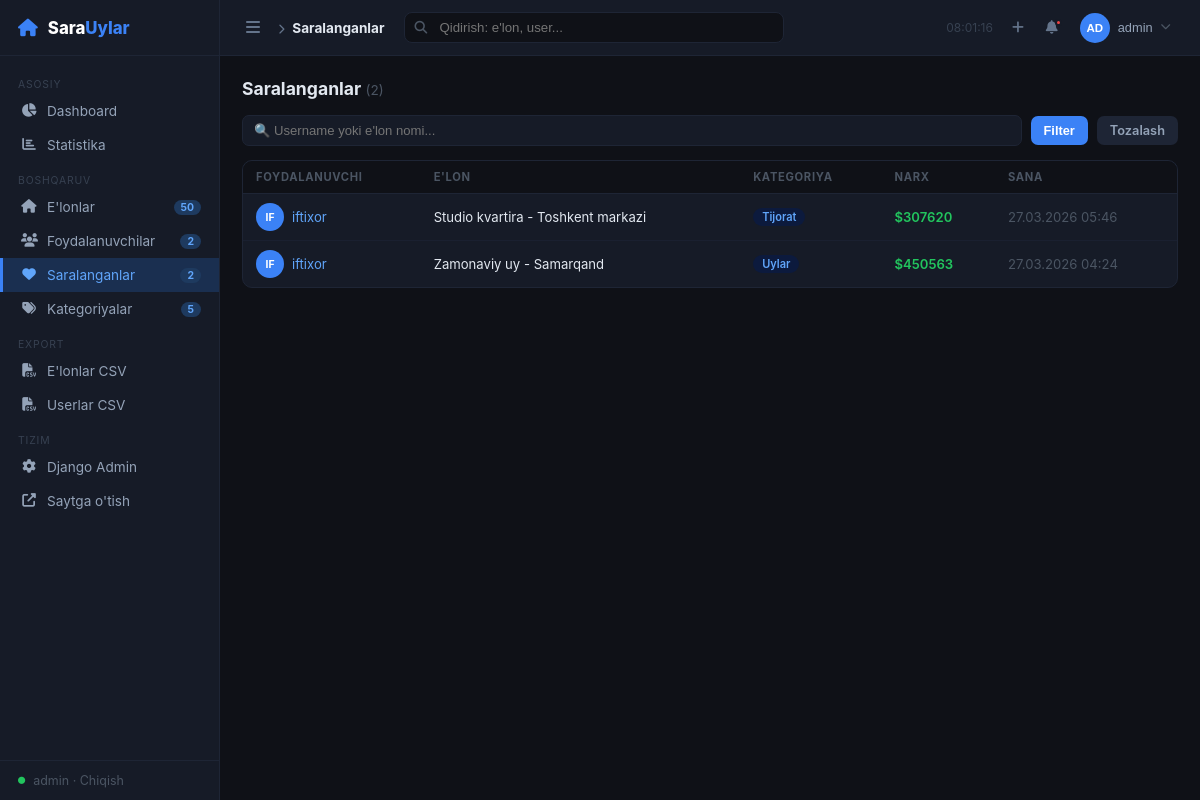
Screenshot of /panel/favorites/ (signed in) with the database file from the repository.
### base/models.py (models this page shows, shortened)
class Favorite(models.Model):
    user = models.ForeignKey('auth.User', on_delete=models.CASCADE, related_name='favorites')
    property = models.ForeignKey(Property, on_delete=models.CASCADE, related_name='favorited_by')
    created_at = models.DateTimeField(auto_now_add=True)
    class Meta:
        unique_together = ('user', 'property')
        verbose_name = "Saralangan"
        verbose_name_plural = "Saralanganlar"

class Property(models.Model):
    PROPERTY_TYPES = (
        ('APARTMENT', 'Apartment'),
        ('HOUSE', 'House'),
        ('VILLA', 'Villa'),
        ('COMMERCIAL', 'Commercial'),
        ('NEW_CONSTRUCTION', 'New Construction'),
    )
    STATUS_CHOICES = (
        ('active',    'Faol'),
        ('inactive',  'Nofaol'),
        ('sold',      'Sotilgan'),
        ('rented',    'Ijarada'),
    )
    owner = models.ForeignKey('auth.User', on_delete=models.CASCADE, related_name='properties', null=True, blank=True)
    status = models.CharField(max_length=10, choices=STATUS_CHOICES, default='active', verbose_name="Holat")
    title = models.CharField(max_length=200)
    description = models.TextField()
    price = models.DecimalField(max_digits=12, decimal_places=2)
    location = models.CharField(max_length=200)
    rooms = models.IntegerField()
    area = models.DecimalField(max_digits=8, decimal_places=2, help_text="Area in m²")
    category = models.ForeignKey(Category, on_delete=models.CASCADE, related_name='properties')
    property_type = models.CharField(max_length=20, choices=PROPERTY_TYPES, default='APARTMENT')
    image = models.ImageField(upload_to='properties/', blank=True, null=True)
    is_premium = models.BooleanField(default=False)
    latitude = models.FloatField(null=True, blank=True)
    longitude = models.FloatField(null=True, blank=True)
    views_count = models.PositiveIntegerField(default=0)
    created_at = models.DateTimeField(auto_now_add=True)
    class Meta:
        verbose_name = "E'lon"
        verbose_name_plural = "E'lonlar"

class Category(models.Model):
    name = models.CharField(max_length=100)
    slug = models.SlugField(unique=True, blank=True)
    icon = models.CharField(max_length=50, blank=True, help_text="Lucide icon name")
    class Meta:
        verbose_name = "Kategoriya"
        verbose_name_plural = "Kategoriyalar"

### base/panel_views.py (the view)
# urls.py: path('panel/favorites/',                              panel_views.panel_favorites,               name='panel_favorites'),
@staff_only
def panel_favorites(request):
    qs = Favorite.objects.select_related('user', 'property', 'property__category').order_by('-created_at')
    q = request.GET.get('q', '')
    if q:
        qs = qs.filter(user__username__icontains=q) | qs.filter(property__title__icontains=q)
    ctx = {
        'page': 'favorites',
        'favorites': qs,
        'q': q,
        'total': qs.count(),
    }
    return render(request, 'panel/favorites.html', ctx)

### base/context_processors.py (called while the page is built)
def panel_counts(request):
    if not request.path.startswith('/panel/'):
        return {}
    if not request.user.is_authenticated or not request.user.is_staff:
        return {}
    return {
        'cnt_properties': Property.objects.count(),
        'cnt_users':      User.objects.count(),
        'cnt_favorites':  Favorite.objects.count(),
        'cnt_categories': Category.objects.count(),
    }

### templates/panel/favorites.html (shortened to what this page needs)
{% extends "panel/base.html" %}
{% block breadcrumb %}Saralanganlar{% endblock %}
{% block content %}
<div style="display:flex;justify-content:space-between;align-items:center;margin-bottom:16px">
  <h2 style="font-size:1.1rem;font-weight:700">Saralanganlar <span style="color:#4b5563;font-weight:400;font-size:.85rem">({{ total }})</span></h2>
</div>
<form method="get" class="filter-bar">
  <input name="q" value="{{ q }}" placeholder="🔍 Username yoki e'lon nomi..." style="flex:1;min-width:220px">
  <button type="submit" class="btn btn-primary">Filter</button>
  <a href="{% url 'panel_favorites' %}" class="btn btn-ghost">Tozalash</a>
</form>
<div class="panel-card">
  <table>
    <thead>
      <tr>
        <th>Foydalanuvchi</th>
        <th>E'lon</th>
        <th>Kategoriya</th>
        <th>Narx</th>
        <th>Sana</th>
      </tr>
    </thead>
    <tbody>
      {% for f in favorites %}
      <tr>
        <td>
          <a href="{% url 'panel_user_detail' f.user.pk %}" style="color:#60a5fa;text-decoration:none;display:flex;align-items:center;gap:8px">
            <span class="avatar-sm" style="width:28px;height:28px;font-size:.65rem">{{ f.user.username|slice:":2"|upper }}</span>
            {{ f.user.username }}
          </a>
        </td>
        <td>
          <a href="{% url 'panel_property_edit' f.property.pk %}" style="color:#e2e8f0;text-decoration:none">
            {{ f.property.title|truncatechars:35 }}
          </a>
        </td>
        <td><span class="badge badge-blue">{{ f.property.category.name }}</span></td>
        <td style="color:#22c55e;font-weight:600">${{ f.property.price|floatformat:0 }}</td>
        <td style="color:#4b5563">{{ f.created_at|date:"d.m.Y H:i" }}</td>
      </tr>
      {% empty %}
      <tr><td colspan="5" style="text-align:center;color:#4b5563;padding:30px">Saralanganlar topilmadi</td></tr>
      {% endfor %}
    </tbody>
  </table>
</div>
{% endblock %}

### templates/panel/base.html (shortened to what this page needs)
<!DOCTYPE html>
<html lang="uz">
<head>
{% load static %}
<link rel="stylesheet" href="https://cdnjs.cloudflare.com/ajax/libs/font-awesome/6.5.0/css/all.min.css">
</head>
<body>
<aside class="sidebar" id="sidebar">
  <div class="sidebar-logo">
    <i class="fas fa-home" style="color:#3b82f6;font-size:1.1rem;flex-shrink:0"></i>
    <span>Sara<em>Uylar</em></span>
  </div>
  <nav class="sidebar-nav">
    <div class="nav-section">Asosiy</div>
    <a href="{% url 'panel_home' %}" class="nav-item {% if page == 'dashboard' %}active{% endif %}">
      <i class="fas fa-chart-pie"></i><span class="nav-label"> Dashboard</span>
    </a>
    <a href="{% url 'panel_stats' %}" class="nav-item {% if page == 'stats' %}active{% endif %}">
      <i class="fas fa-chart-bar"></i><span class="nav-label"> Statistika</span>
    </a>
    <div class="nav-section">Boshqaruv</div>
    <a href="{% url 'panel_properties' %}" class="nav-item {% if page == 'properties' %}active{% endif %}">
      <i class="fas fa-home"></i><span class="nav-label"> E'lonlar</span>
      {% if cnt_properties %}<span class="nav-badge">{{ cnt_properties }}</span>{% endif %}
    </a>
    <a href="{% url 'panel_users' %}" class="nav-item {% if page == 'users' %}active{% endif %}">
      <i class="fas fa-users"></i><span class="nav-label"> Foydalanuvchilar</span>
      {% if cnt_users %}<span class="nav-badge">{{ cnt_users }}</span>{% endif %}
    </a>
    <a href="{% url 'panel_favorites' %}" class="nav-item {% if page == 'favorites' %}active{% endif %}">
      <i class="fas fa-heart"></i><span class="nav-label"> Saralanganlar</span>
      {% if cnt_favorites %}<span class="nav-badge">{{ cnt_favorites }}</span>{% endif %}
    </a>
    <a href="{% url 'panel_categories' %}" class="nav-item {% if page == 'categories' %}active{% endif %}">
      <i class="fas fa-tags"></i><span class="nav-label"> Kategoriyalar</span>
      {% if cnt_categories %}<span class="nav-badge">{{ cnt_categories }}</span>{% endif %}
    </a>
    <div class="nav-section">Export</div>
    <a href="{% url 'panel_export_properties' %}" class="nav-item">
      <i class="fas fa-file-csv"></i><span class="nav-label"> E'lonlar CSV</span>
    </a>
    <a href="{% url 'panel_export_users' %}" class="nav-item">
      <i class="fas fa-file-csv"></i><span class="nav-label"> Userlar CSV</span>
    </a>
    <div class="nav-section">Tizim</div>
    <a href="/admin/" class="nav-item" target="_blank">
      <i class="fas fa-cog"></i><span class="nav-label"> Django Admin</span>
    </a>
    <a href="/" class="nav-item" target="_blank">
      <i class="fas fa-external-link-alt"></i><span class="nav-label"> Saytga o'tish</span>
    </a>
  </nav>
  <div class="sidebar-footer">
    <i class="fas fa-circle" style="color:#22c55e;font-size:.45rem;flex-shrink:0"></i>
    <span class="sidebar-footer-text">{{ request.user.username }} · <a href="/accounts/logout/">Chiqish</a></span>
  </div>
</aside>
<div class="main" id="main">
  <div class="topbar">
    <button class="tb-toggle" id="sidebarToggle" title="Sidebar">
      <i class="fas fa-bars"></i>
    </button>
    <div class="tb-breadcrumb">
      <i class="fas fa-chevron-right" style="font-size:.65rem;margin-right:4px"></i>
      <strong>{% block breadcrumb %}Panel{% endblock %}</strong>
    </div>
    <div class="tb-search" id="searchBox">
      <input type="text" id="searchInput" placeholder="Qidirish: e'lon, user..." autocomplete="off">
    </div>
    <div class="tb-right">
      <span class="tb-clock" id="clock"></span>
      <div class="tb-dropdown">
        <button class="tb-btn" onclick="toggleDD('quickAdd')" title="Tez qo'shish">
          <i class="fas fa-plus"></i>
        </button>
      </div>
      <div class="tb-dropdown">
        <button class="tb-btn" onclick="toggleDD('notifDD')" title="Bildirishnomalar">
          <i class="fas fa-bell"></i>
          {% if cnt_properties %}<span class="dot"></span>{% endif %}
        </button>
      </div>
      <div class="tb-dropdown">
        <button class="tb-btn" onclick="toggleDD('userDD')" style="gap:8px">
          <span class="avatar-sm">{{ request.user.username|slice:":2"|upper }}</span>
          <span style="font-size:.8rem;color:#94a3b8;max-width:80px;overflow:hidden;text-overflow:ellipsis;white-space:nowrap">{{ request.user.username }}</span>
          <i class="fas fa-chevron-down" style="font-size:.65rem;color:#4b5563"></i>
        </button>
      </div>
    </div>
  </div>
  <div class="content">
    {% block content %}{% endblock %}
  </div>
</div>
</body>
</html>

### templates/panel/base.html (style rules this page uses)
* { box-sizing:border-box;margin:0;padding:0 }
body { font-family:-apple-system,BlinkMacSystemFont,'Segoe UI',sans-serif;background:#0f1117;color:#e2e8f0;display:flex;min-height:100vh }
.sidebar { width:220px;min-height:100vh;background:#161b27;border-right:1px solid #1e2535;display:flex;flex-direction:column;position:fixed;top:0;left:0;z-index:100;transition:width .2s }
.sidebar-logo { padding:16px 18px;border-bottom:1px solid #1e2535;display:flex;align-items:center;gap:10px;min-height:56px }
.sidebar-logo span { font-size:1.05rem;font-weight:800;color:#fff;white-space:nowrap }
.sidebar-logo span em { color:#3b82f6;font-style:normal }
.sidebar-nav { flex:1;padding:10px 0;overflow-y:auto }
.nav-section { padding:6px 18px 3px;font-size:.65rem;color:#374151;text-transform:uppercase;letter-spacing:.08em;margin-top:6px;white-space:nowrap }
.nav-item { display:flex;align-items:center;gap:10px;padding:9px 18px;color:#94a3b8;text-decoration:none;font-size:.85rem;transition:all .15s;border-left:3px solid transparent;white-space:nowrap }
.nav-item.active { background:#1a2f50;color:#60a5fa;border-left-color:#3b82f6 }
.nav-item i { width:16px;text-align:center;font-size:.85rem;flex-shrink:0 }
.nav-badge { margin-left:auto;background:#1e3a5f;color:#60a5fa;padding:1px 7px;border-radius:20px;font-size:.65rem;font-weight:700 }
.sidebar-footer { padding:12px 18px;border-top:1px solid #1e2535;font-size:.78rem;color:#4b5563;display:flex;align-items:center;gap:8px }
.sidebar-footer a { color:#4b5563;text-decoration:none }
.main { margin-left:220px;flex:1;display:flex;flex-direction:column;min-height:100vh;transition:margin-left .2s }
.topbar { background:#161b27;border-bottom:1px solid #1e2535;padding:0 20px;height:56px;display:flex;align-items:center;gap:12px;position:sticky;top:0;z-index:50 }
.tb-toggle { background:none;border:none;color:#64748b;cursor:pointer;font-size:1rem;padding:6px;border-radius:6px;flex-shrink:0 }
.tb-breadcrumb { font-size:.85rem;color:#64748b;white-space:nowrap }
.tb-breadcrumb strong { color:#e2e8f0 }
.tb-search { flex:1;max-width:380px;position:relative;margin:0 8px }
.tb-search input { width:100%;background:#0f1117;border:1px solid #1e2535;color:#e2e8f0;padding:7px 12px 7px 34px;border-radius:8px;font-size:.83rem;outline:none;transition:border-color .15s }
.tb-right { display:flex;align-items:center;gap:4px;margin-left:auto }
.tb-btn { background:none;border:none;color:#64748b;cursor:pointer;padding:7px 9px;border-radius:7px;font-size:.85rem;position:relative;text-decoration:none;display:inline-flex;align-items:center;gap:5px;transition:all .15s }
.tb-btn .dot { position:absolute;top:5px;right:5px;width:7px;height:7px;border-radius:50%;background:#ef4444;border:2px solid #161b27 }
.tb-dropdown { position:relative }
.tb-clock { font-size:.75rem;color:#374151;white-space:nowrap;padding:0 6px }
.avatar-sm { width:30px;height:30px;border-radius:50%;background:#3b82f6;display:inline-flex;align-items:center;justify-content:center;font-weight:700;font-size:.72rem;color:#fff;flex-shrink:0 }
.content { padding:22px;flex:1 }
.panel-card { background:#161b27;border:1px solid #1e2535;border-radius:10px;overflow:hidden;margin-bottom:18px }
table { width:100%;border-collapse:collapse }
th { padding:9px 13px;text-align:left;font-size:.7rem;color:#4b5563;text-transform:uppercase;letter-spacing:.06em;border-bottom:1px solid #1e2535;background:#0f1117 }
td { padding:9px 13px;font-size:.82rem;color:#cbd5e1;border-bottom:1px solid #1a2030;vertical-align:middle }
tr:last-child td { border-bottom:none }
.badge { display:inline-block;padding:2px 9px;border-radius:20px;font-size:.69rem;font-weight:600 }
.badge-blue { background:#0c1a3d;color:#60a5fa }
.btn { display:inline-flex;align-items:center;gap:6px;padding:7px 13px;border-radius:7px;font-size:.8rem;font-weight:600;cursor:pointer;border:none;text-decoration:none;transition:opacity .15s }
.btn-primary { background:#3b82f6;color:#fff }
.btn-ghost { background:#1e2535;color:#94a3b8 }
.filter-bar { display:flex;gap:9px;flex-wrap:wrap;margin-bottom:14px;align-items:center }
.filter-bar input,.filter-bar select { background:#161b27;border:1px solid #1e2535;color:#e2e8f0;padding:7px 11px;border-radius:7px;font-size:.82rem;outline:none }

### rows the page displays
Favorite: user.username "IF", user.username "iftixor", property "Studio kvartira - Toshkent markazi", property.category.name "Tijorat", property.price "307620", created_at "27.03.2026 05:46"
Favorite: user.username "IF", user.username "iftixor", property "Zamonaviy uy - Samarqand", property.category.name "Uylar", property.price "450563", created_at "27.03.2026 04:24"

### other values shown
{{ cnt_properties }} "50"
{{ cnt_users }} "2"
{{ cnt_favorites }} "2"
{{ cnt_categories }} "5"
{{ request.user.username }} "admin"
{{ request.user.username|slice:":2"|upper }} "AD"
{{ total }} "2"
